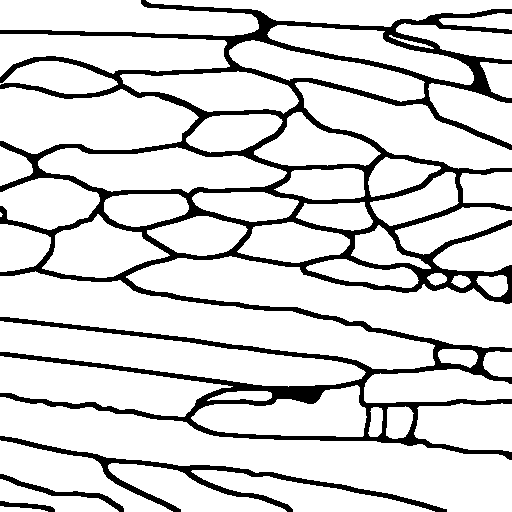
#> input picture test_img.png, 512 x 512 px
$ python -i find_cells.py   (imports and definitions only)
#> lines starting #> are read from the running program, lines starting #| are printed output that depends on the picture; after the words box and inside, x2 and y2 are one past the last pixel; in counts of white or black regions, pixels touching at a corner belong together
import cv2
import numpy as np
from . import measure


# MORPHOLOGICAL_OPEN_STRUCTURE_ELEMENT_TYPE = None
MORPHOLOGICAL_OPEN_STRUCTURE_ELEMENT_TYPE = cv2.MORPH_CROSS
# MORPHOLOGICAL_OPEN_STRUCTURE_ELEMENT_TYPE = cv2.MORPH_RECT

MORPHOLOGICAL_OPEN_NUM_ITERATIONS = 3  # 1


def find_contours(image):
    _, image = cv2.threshold(image, 128, 255, cv2.THRESH_BINARY)

    if MORPHOLOGICAL_OPEN_STRUCTURE_ELEMENT_TYPE is not None:
        image = cv2.morphologyEx(image, cv2.MORPH_OPEN,
                                 cv2.getStructuringElement(MORPHOLOGICAL_OPEN_STRUCTURE_ELEMENT_TYPE, (3, 3)),
                                 iterations=MORPHOLOGICAL_OPEN_NUM_ITERATIONS)
    contours, hierarchy = cv2.findContours(image, cv2.RETR_EXTERNAL, cv2.CHAIN_APPROX_NONE)

    return contours


# [72 lines left out: functions _draw_bb, _draw_normalized_cell, draw_cells_to_image, find_cells, not called in this run]

>>> import cv2
>>> picture = cv2.imread('../test_img.png', cv2.IMREAD_GRAYSCALE)
#> picture: shape (512, 512); 84% white; 4 black regions, box (x1, y1, x2, y2) and area: (0, 0, 512, 460) 37736, (0, 436, 447, 512) 3335, (0, 474, 124, 512) 657, (0, 501, 55, 512) 259
>>> result = find_contours(picture)
#> in find_contours, `image = cv2.morphologyEx(image, cv2.MORPH_OPEN, cv2.getStructuringElem..`:
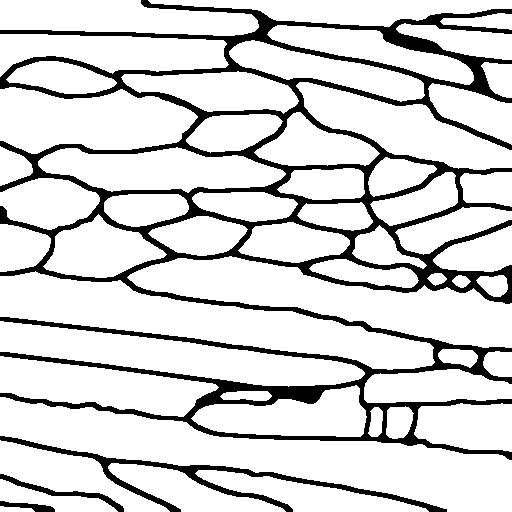
#> image: shape (512, 512); 83.7% white; 4 black regions
#> in find_contours, `contours, hierarchy = cv2.findContours(image, cv2.RETR_EXTERNAL, cv2.C..`: contours = 54 contours; largest, box (x1, y1, x2, y2) and area: (0, 397, 512, 512) 22100, (0, 271, 435, 370) 16300, (127, 256, 512, 348) 14921, (0, 321, 365, 387) 10545, (0, 87, 198, 154) 9536
#> result has the same summary as contours in find_contours
